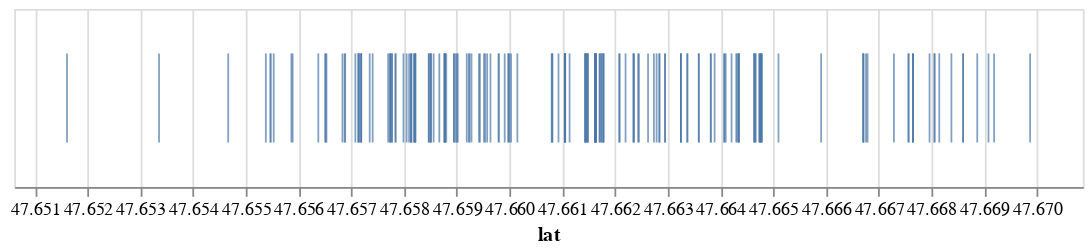

Notebook code cell kept with this figure:
### Code cell
alt.Chart(df).mark_tick(height=50).encode(
    x=alt.X("lat:Q", scale=alt.Scale(domain=[df["lat"].min() - 1e-3, df["lat"].max() + 1e-3])),
).properties(
    width=600,
    height=100,
)

### Figure 1 — Vega-Lite specification as saved in the notebook (floating-point values rounded to 4 significant figures; data arrays with more than 128 entries replaced by an {"elided": "..."} marker saying what was removed)
{"config": {"view": {"continuousWidth": 300, "continuousHeight": 300}}, "data": {"name": "data-a5ae1cd0e3fc4bfe0e65ad7fe7c3fe10"}, "mark": {"type": "tick", "height": 50}, "encoding": {"x": {"field": "lat", "scale": {"domain": [47.65, 47.67]}, "type": "quantitative"}}, "height": 100, "width": 600, "$schema": "https://vega.github.io/schema/vega-lite/v5.20.1.json", "datasets": {"data-a5ae1cd0e3fc4bfe0e65ad7fe7c3fe10": {"elided": "182 records"}}}
